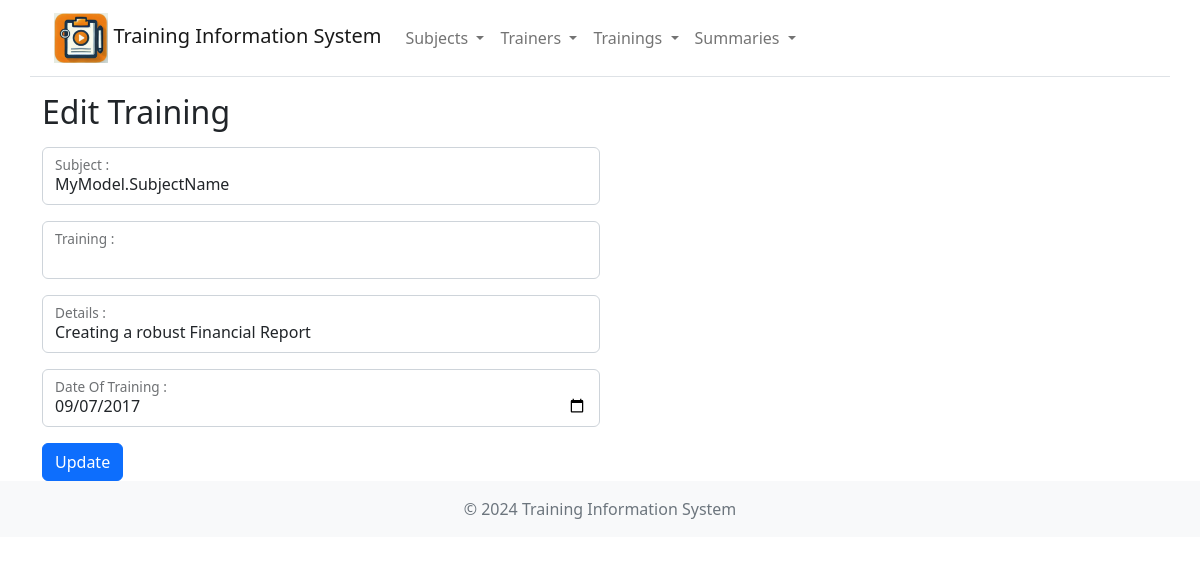
The page /training/edit/1 on the database its author committed.
### models.py (models this page shows)
class Training(db.Model):
    __tablename__ = 'training'
    t_id = db.Column(db.Integer, primary_key=True)
    trainer_id = db.Column(db.Integer, db.ForeignKey('trainer.trainer_id'), nullable=False)
    subject_id = db.Column(db.Integer, db.ForeignKey('subject.subject_id'), nullable=False)
    date_training = db.Column(db.Date, nullable=False)
    details = db.Column(db.String(250), nullable=False)
    trainer = db.relationship('Trainer', back_populates='trainings')
    subject = db.relationship('Subject', back_populates='trainings')

### routes/training_routes.py (the view, shortened to what this page needs)
@training_bp.route('/training/edit/<int:id>', methods=['GET', 'POST'])
def training_edit(id):
    training = Training.query.get_or_404(id)
    subjects = Subject.query.all()
    trainers = Trainer.query.all()
    return render_template('training_edit.html', training=training, subjects=subjects, trainers=trainers)

### templates/training_edit.html (shortened to what this page needs)
<!DOCTYPE html>
<html lang="en">
<head>
    <link href="/static/css/bootstrap/css/bootstrap.min.css" rel="stylesheet" />
    <link href="/static/css/bootstrap/font/bootstrap-icons.min.css" rel="stylesheet" />
</head>
<body>
    {% include 'navbar.html' %}
    <div class="container">
        <div class="my-3">
            <h2>Edit Training</h2>
        </div>
        <form method="post" action="{{ url_for('training.training_edit_post') }}">
            <div class="col-md-6 mb-3 form-floating">
                <label for="tid">Training ID :</label>
            </div>
            <div class="col-md-6 mb-3 form-floating">
                <select class="form-control dropdown" name="SubjectId" id="sbj">
                    {% for subject in subjects %}
                        <option value="{{ subject.subject_id }}"
                                {{ 'selected' if subject.subject_id == training.subject_id else '' }}>
                            {{ subject.name }}
                        </option>
                    {% endfor %}
                </select>
                <label for="sbj">Subject  :</label>
            </div>
            <div class="col-md-6 mb-3 form-floating">
                <select class="form-control dropdown" name="MId" id="std">
                    {% for trainer in trainers %}
                        <option value="{{ trainer.trainer_id }}"
                                {{ 'selected' if trainer.trainer_id == training.trainer_id else '' }}>
                        </option>
                    {% endfor %}
                </select>
                <label for="std">Training :</label>
            </div>
            <div class="col-md-6 mb-3 form-floating">
                <input type="text" id="dts" name="Details" class="form-control"
                       value="{{ training.details }}" />
                <label for="dts">Details :</label>
            </div>
            <div class="col-md-6 mb-3 form-floating">
                <input type="date" id="ds" name="dateTraining" class="form-control"
                       placeholder="YYYY-MM-DD"
                       value="{{ training.date_training.strftime('%Y-%m-%d') }}" />
                <label for="ds">Date Of Training : </label>
            </div>
            <input type="submit" class="btn btn-primary" value="Update" />
        </form>
    </div>
    {% include 'footer.html' %}
</body>
</html>

### rows shown on the page
Training: Details "Creating a robust Financial Report", dateTraining "09/07/2017"

### other values the page prints
form field SubjectId "MyModel.SubjectName"
